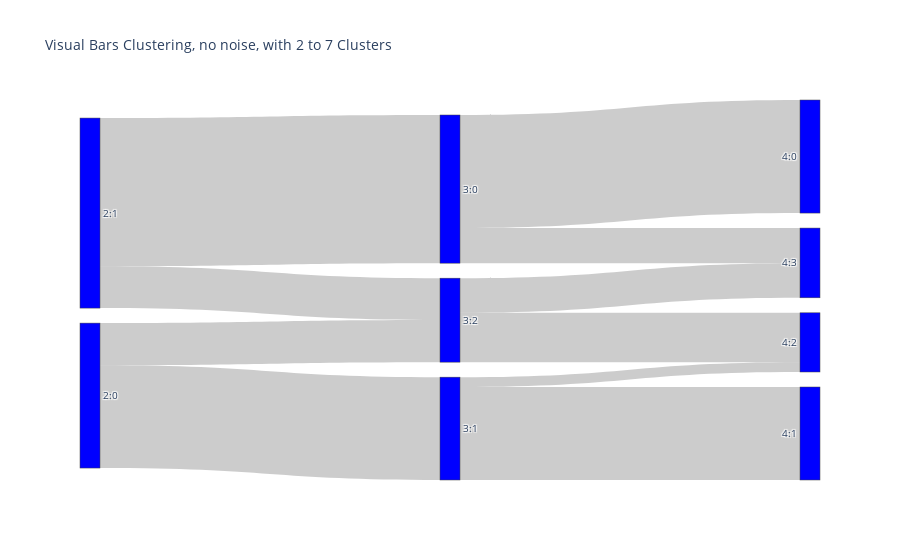

Notebook code cell kept with this figure:
### Code cell
link, label = sk.convert_lbls_to_sankey_nodes(x_lbls_L)
# plot
fig = go.Figure(data=
          [go.Sankey(node = dict(pad = 15, thickness=20, label = label, color =  "blue"),
                     link = link)])
    
fig.update_layout(title_text="Visual Bars Clustering, no noise, with 2 to 7 Clusters", font_size=10)
fig.show()

### Figure 1 — Plotly figure (JSON) as saved in the notebook; plotly's stock layout.template omitted (floating-point values rounded to 4 significant figures)
{"data": [{"link": {"source": [0, 0, 0, 1, 1, 1, 2, 2, 2, 2, 3, 3, 3, 3, 4, 4, 4, 4], "target": [2, 3, 4, 2, 3, 4, 5, 6, 7, 8, 5, 6, 7, 8, 5, 6, 7, 8], "value": [0, 3070, 1257, 4423, 0, 1250, 3375, 0, 0, 1048, 0, 2776, 294, 0, 0, 0, 1473, 1034]}, "node": {"color": "blue", "label": ["2:0", "2:1", "3:0", "3:1", "3:2", "4:0", "4:1", "4:2", "4:3"], "pad": 15, "thickness": 20}, "type": "sankey"}], "layout": {"font": {"size": 10}, "title": {"text": "Visual Bars Clustering, no noise, with 2 to 7 Clusters"}}}
